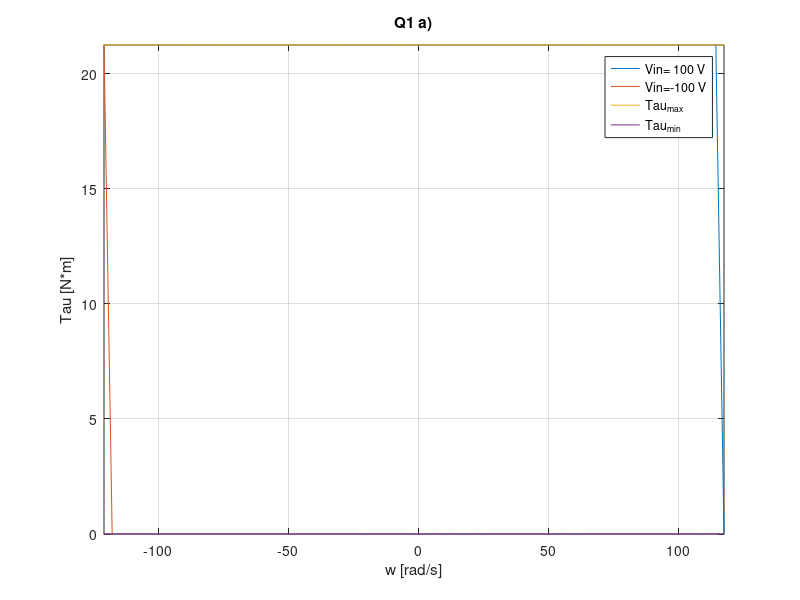
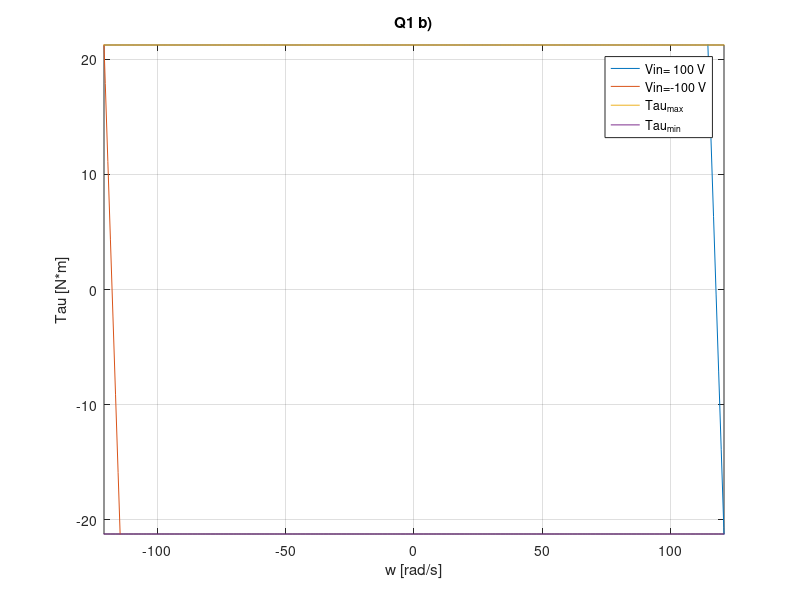
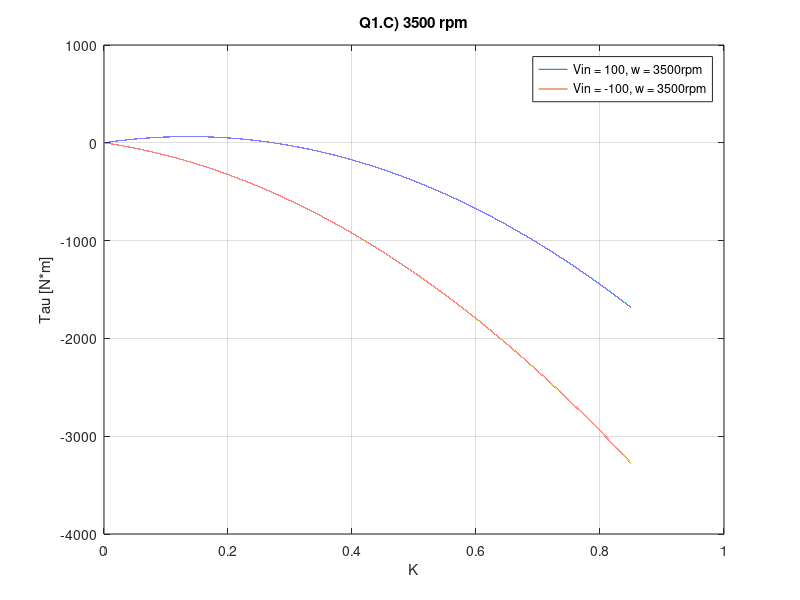
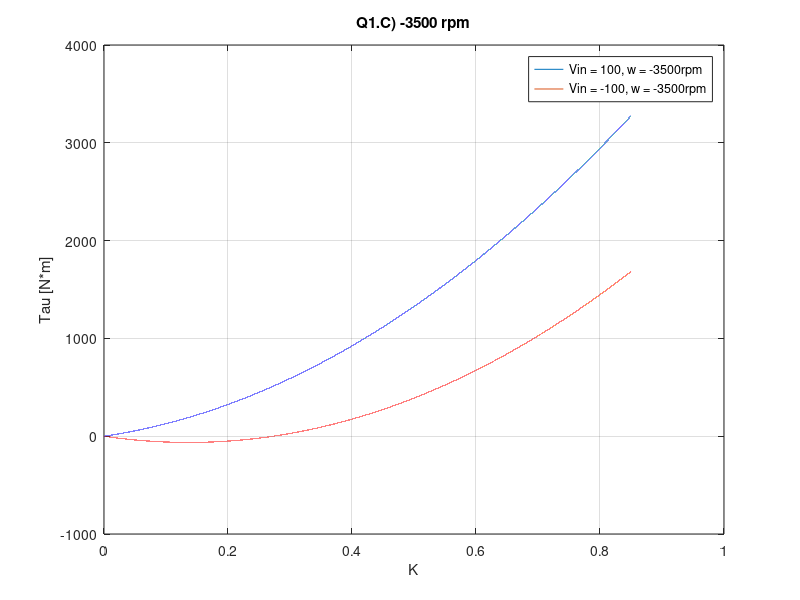

Write MATLAB code to recreate these figures, in order.
%%%%%%%%%%%%%%%%%%%%%%%%%%%%%%%%%%%%%%%%%%%%%%%%%%%%%%%%%%%%%%
%%%%%%%%%%%%%%%%%% Writer:  Hyeongmeen Baik 
%%%%%%%%%%%%%%%%%% Title:   HW1-2 Code
%%%%%%%%%%%%%%%%%% Date:    23-10-09
%%%%%%%%%%%%%%%%%% URL:     https://github.com/PhilBaik/WISC_2023Fall
%%%%%%%%%%%%%%%%%%%%%%%%%%%%%%%%%%%%%%%%%%%%%%%%%%%%%%%%%%%%%%

clc;
clear;
close all;


%% Q1
clc;
clear;
close all;

hp = 30;
n = 2500;
%%%% Frame Size 288
Wf = 200;
Jm = 0.115;
Ra = 0.089;      %% Armature resistance 25C 
Ra_hot = Ra*1.2;
L = 0.00144;    %% Armature inducatnace
K = 0.850;      %% torque or voltage constant

%%%% a) 
%%%% Tau(w) = K*Va/Ra - K^2*w/Ra
%%%% w = (K*Va/Ra - Tau)*Ra/(K^2)

I1a_max = 25;
I1a_min = 0;
V1ain1 = 100;
V1ain2 = -100;
Tau1a_max = K*I1a_max;
Tau1a_min = K*I1a_min;
w1a_ur = (K*V1ain1/Ra_hot-Tau1a_max)*Ra_hot/(K^2);
w1a_lr = (K*V1ain1/Ra_hot-Tau1a_min)*Ra_hot/(K^2);
w1a_ul = (K*V1ain2/Ra_hot-Tau1a_max)*Ra_hot/(K^2);
w1a_ll = (K*V1ain2/Ra_hot-Tau1a_min)*Ra_hot/(K^2);

wnl1a1 = V1ain1/K;
wnl1a2 = V1ain2/K;
ww1a = 2*min(wnl1a1,wnl1a2):1:2*max(wnl1a1,wnl1a2);

Tau1a1 = K*V1ain1/Ra_hot-(K^2)*ww1a/Ra_hot;
Tau1a2 = K*V1ain2/Ra_hot-(K^2)*ww1a/Ra_hot;

Tau1a_max_plot = Tau1a_max*ones(size(ww1a));
Tau1a_min_plot = Tau1a_min*ones(size(ww1a));

Pmech1a_ul = w1a_ul*Tau1a_max;
Pmech1a_ur = w1a_ur*Tau1a_max;
Pmech1a_ll = w1a_ll*Tau1a_min;
Pmech1a_lr = w1a_lr*Tau1a_min;

fprintf('\nQ1.a)\n')
fprintf('upperleft \t%.3f \t%.3f \t%.3f \t%.3f\n',Tau1a_max,w1a_ul,Pmech1a_ul,V1ain2)
fprintf('upperright \t%.3f \t%.3f \t%.3f \t%.3f\n',Tau1a_max,w1a_ur,Pmech1a_ur,V1ain1)
fprintf('lowerleft \t%.3f \t%.3f \t%.3f \t%.3f\n',Tau1a_min,w1a_ll,Pmech1a_ll,V1ain2)
fprintf('lowerright \t%.3f \t%.3f \t%.3f \t%.3f\n',Tau1a_min,w1a_lr,Pmech1a_lr,V1ain1)

figure(11)
plot(ww1a,Tau1a1,'DisplayName','Vin= 100 V')
title('Q1 a)')
xlabel('w [rad/s]')
ylabel('Tau [N*m]')
hold on;
plot(ww1a,Tau1a2,'DisplayName','Vin=-100 V')
xlim([min(w1a_ll,w1a_ul) max(w1a_ur,w1a_lr)])
plot(ww1a,Tau1a_max_plot,'DisplayName','Tau_{max}')
plot(ww1a,Tau1a_min_plot,'DisplayName','Tau_{min}')
ylim([Tau1a_min Tau1a_max])
grid on
legend('Location','best')

%%
%%%% b) 
%%%% Tau(w) = K*Va/Ra - K^2*w/Ra
%%%% w = (K*Va/Ra - Tau)*Ra/(K^2)

I1b_max = 25;
I1b_min = -25;
V1bin1 = 100;
V1bin2 = -100;
Tau1b_max = K*I1b_max;
Tau1b_min = K*I1b_min;
w1b_ur = (K*V1bin1/Ra_hot-Tau1b_max)*Ra_hot/(K^2);
w1b_lr = (K*V1bin1/Ra_hot-Tau1b_min)*Ra_hot/(K^2);
w1b_ul = (K*V1bin2/Ra_hot-Tau1b_max)*Ra_hot/(K^2);
w1b_ll = (K*V1bin2/Ra_hot-Tau1b_min)*Ra_hot/(K^2);

wnl1b1 = V1bin1/K;
wnl1b2 = V1bin2/K;
ww1b = 2*min(wnl1b1,wnl1b2):1:2*max(wnl1b1,wnl1b2);

Tau1b1 = K*V1bin1/Ra_hot-(K^2)*ww1b/Ra_hot;
Tau1b2 = K*V1bin2/Ra_hot-(K^2)*ww1b/Ra_hot;

Tau1b_max_plot = Tau1b_max*ones(size(ww1b));
Tau1b_min_plot = Tau1b_min*ones(size(ww1b));

Pmech1b_ul = w1b_ul*Tau1b_max;
Pmech1b_ur = w1b_ur*Tau1b_max;
Pmech1b_ll = w1b_ll*Tau1b_min;
Pmech1b_lr = w1b_lr*Tau1b_min;

fprintf('\nQ1.b)\n')
fprintf('upperleft %.3f %.3f %.3f %.3f\n',Tau1b_max,w1b_ul,Pmech1b_ul,V1bin2)
fprintf('upperright %.3f %.3f %.3f %.3f\n',Tau1b_max,w1b_ur,Pmech1b_ur,V1bin1)
fprintf('lowerleft %.3f %.3f %.3f %.3f\n',Tau1b_min,w1b_ll,Pmech1b_ll,V1bin2)
fprintf('lowerright %.3f %.3f %.3f %.3f\n',Tau1b_min,w1b_lr,Pmech1b_lr,V1bin1)

figure(12)
plot(ww1b,Tau1a1,'DisplayName','Vin= 100 V')
title('Q1 b)')
xlabel('w [rad/s]')
ylabel('Tau [N*m]')
hold on;
plot(ww1b,Tau1b2,'DisplayName','Vin=-100 V')
xlim([min(w1b_ll,w1b_ul) max(w1b_ur,w1b_lr)])
plot(ww1b,Tau1b_max_plot,'DisplayName','Tau_{max}')
plot(ww1b,Tau1b_min_plot,'DisplayName','Tau_{min}')
ylim([Tau1b_min Tau1b_max])
grid on
legend('Location','best')
%%
%%%% c)
%%%% Tau(w) = K*Va/Ra - K^2*w/Ra
Vin_max_1c = 100;
Vin_min_1c = -100;
nmax_1c = 3500;
nmin_1c = -3500;

wmax_1c = nmax_1c*0.10472;
wmin_1c = nmin_1c*0.10472;

KK = linspace(0,K,100000);

%%%% n = 3500rpm
Tau11_1c = KK*Vin_max_1c/Ra_hot -(KK.^2)*wmax_1c/Ra_hot;
Tau12_1c = KK*Vin_min_1c/Ra_hot -(KK.^2)*wmax_1c/Ra_hot;

[Tau1max_1c I11] = max(Tau11_1c);
K11 = KK(1,I11);
[Tau1min_1c I12]= min(Tau12_1c);
K12 = KK(1,I12);

Pout1_pos_1c = Tau1max_1c*wmax_1c;
Pout1_neg_1c = Tau1min_1c*wmax_1c;

%%%% n = -3500rpm
Tau21_1c = KK*Vin_max_1c/Ra_hot -(KK.^2)*wmin_1c/Ra_hot;
Tau22_1c = KK*Vin_min_1c/Ra_hot -(KK.^2)*wmin_1c/Ra_hot;

[Tau2max_1c I21] = max(Tau21_1c);
K21 = KK(1,I21);
[Tau2min_1c I22]= min(Tau22_1c);
K22 = KK(1,I22);

Pout2_pos_1c = Tau2max_1c*wmin_1c;
Pout2_neg_1c = Tau2min_1c*wmin_1c;

%%%%% T K Pout Vs
fprintf('\nQ1.c)\n')
fprintf('3500rpm\n')
fprintf('positive %.3f %.3f %.3f %.3f\n',Tau1max_1c,K11,Pout1_pos_1c,Vin_max_1c)
fprintf('negative %.3f %.3f %.3f %.3f\n',Tau1min_1c,K12,Pout1_neg_1c,Vin_min_1c)

fprintf('-3500rpm\n')
fprintf('positive %.3f %.3f %.3f %.3f\n',Tau2max_1c,K21,Pout2_pos_1c,Vin_max_1c)
fprintf('negative %.3f %.3f %.3f %.3f\n',Tau2min_1c,K22,Pout2_neg_1c,Vin_min_1c)

figure(13)
plot(KK,Tau11_1c,'DisplayName','Vin = 100, w = 3500rpm')
title('Q1.C) 3500 rpm')
hold on;
plot(KK,Tau12_1c,'DisplayName','Vin = -100, w = 3500rpm')
grid on;
legend('Location','best')
ylabel('Tau [N*m]')
xlabel('K')

figure(133)
plot(KK,Tau21_1c,'DisplayName','Vin = 100, w = -3500rpm')
title('Q1.C) -3500 rpm')
hold on;
plot(KK,Tau22_1c,'DisplayName','Vin = -100, w = -3500rpm')
grid on;
legend('Location','best')
ylabel('Tau [N*m]')
xlabel('K')

%% Q2
